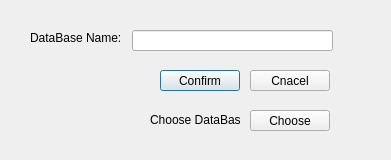
<?xml version="1.0" encoding="UTF-8"?>
<ui version="4.0">
 <class>ConfigDialog</class>
 <widget class="QDialog" name="ConfigDialog">
  <property name="geometry">
   <rect>
    <x>0</x>
    <y>0</y>
    <width>391</width>
    <height>160</height>
   </rect>
  </property>
  <property name="windowTitle">
   <string>Dialog</string>
  </property>
  <widget class="QLineEdit" name="ConfigDatabase_lineEdit">
   <property name="geometry">
    <rect>
     <x>132</x>
     <y>30</y>
     <width>201</width>
     <height>21</height>
    </rect>
   </property>
  </widget>
  <widget class="QLabel" name="label">
   <property name="geometry">
    <rect>
     <x>30</x>
     <y>30</y>
     <width>91</width>
     <height>16</height>
    </rect>
   </property>
   <property name="text">
    <string>DataBase Name:</string>
   </property>
  </widget>
  <widget class="QPushButton" name="btnConfirm">
   <property name="geometry">
    <rect>
     <x>160</x>
     <y>70</y>
     <width>80</width>
     <height>21</height>
    </rect>
   </property>
   <property name="text">
    <string>Confirm</string>
   </property>
  </widget>
  <widget class="QPushButton" name="btnCancel">
   <property name="geometry">
    <rect>
     <x>250</x>
     <y>70</y>
     <width>80</width>
     <height>21</height>
    </rect>
   </property>
   <property name="text">
    <string>Cnacel</string>
   </property>
  </widget>
  <widget class="QPushButton" name="pushButton">
   <property name="geometry">
    <rect>
     <x>250</x>
     <y>110</y>
     <width>80</width>
     <height>21</height>
    </rect>
   </property>
   <property name="text">
    <string>Choose</string>
   </property>
  </widget>
  <widget class="QLabel" name="label_2">
   <property name="geometry">
    <rect>
     <x>150</x>
     <y>110</y>
     <width>91</width>
     <height>20</height>
    </rect>
   </property>
   <property name="text">
    <string>Choose DataBase:</string>
   </property>
  </widget>
 </widget>
 <resources/>
 <connections/>
</ui>
